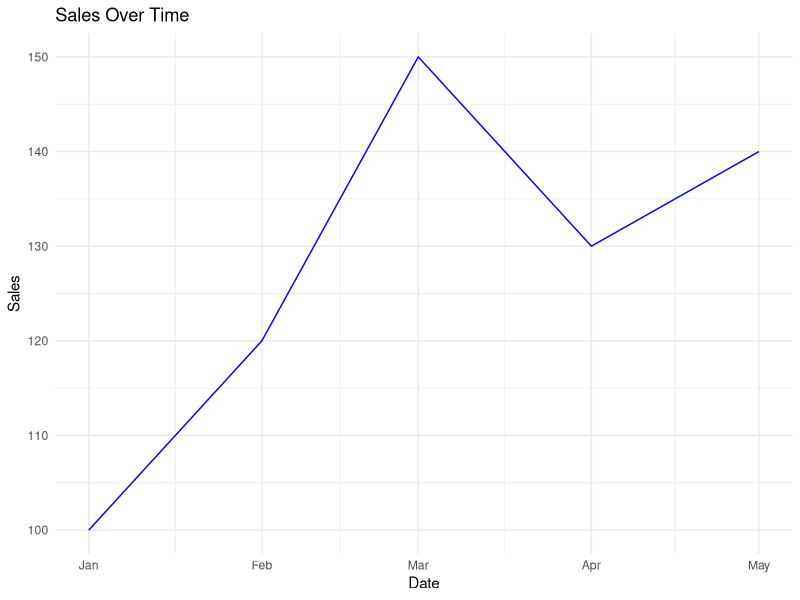
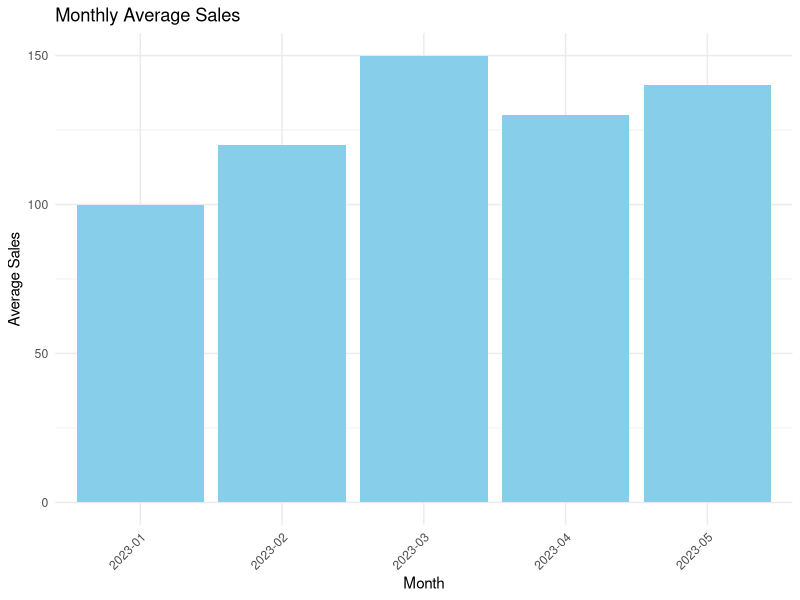

Recreate these plots in R, in order. (Note: this script raises an error after producing the figures.)
# Load necessary library
library(ggplot2)

# Create the data frame
data <- data.frame(
  Date = as.Date(c("2023-01-01", "2023-02-01", "2023-03-01", "2023-04-01", "2023-05-01")),
  Sales = c(100, 120, 150, 130, 140)
)

# Plotting using ggplot2
ggplot(data, aes(x = Date, y = Sales)) +
  geom_line(color = "blue") +
  labs(title = "Sales Over Time",
       x = "Date",
       y = "Sales") +
  theme_minimal()
# Load necessary libraries
library(ggplot2)
library(dplyr)

# Create the data frame
data <- data.frame(
  Date = as.Date(c("2023-01-01", "2023-02-01", "2023-03-01", "2023-04-01", "2023-05-01")),
  Sales = c(100, 120, 150, 130, 140)
)

# Extract month and year from Date
data <- data %>%
  mutate(Month = format(Date, "%Y-%m"))

# Calculate monthly average Sales
monthly_avg <- data %>%
  group_by(Month) %>%
  summarise(avg_sales = mean(Sales))

# Plotting using ggplot2
ggplot(monthly_avg, aes(x = Month, y = avg_sales)) +
  geom_bar(stat = "identity", fill = "skyblue") +
  labs(title = "Monthly Average Sales",
       x = "Month",
       y = "Average Sales") +
  theme_minimal() +
  theme(axis.text.x = element_text(angle = 45, hjust = 1))
# Load necessary libraries
library(ggplot2)
library(ggfortify)
library(lubridate)

# Create the time series data
sales <- data.frame(
  Date = as.Date(c("2023-01-01", "2023-02-01", "2023-03-01", "2023-04-01", "2023-05-01")),
  Sales = c(100, 120, 150, 130, 140)
)

# Convert to time series object
sales_ts <- ts(sales$Sales, frequency = 12, start = decimal_date(as.Date("2023-01-01")))

# Decompose the time series
sales_decomposed <- stl(sales_ts, s.window = "periodic")

# Plot the decomposition
autoplot(sales_decomposed) +
  labs(title = "Seasonal Decomposition of Sales",
       y = "Sales",
       subtitle = "Time Series Decomposed into Seasonal, Trend, and Residual Components")
# Load necessary libraries
library(ggplot2)
library(dplyr)

# Create the data frame
data <- data.frame(
  Date = as.Date(c("2023-01-01", "2023-02-01", "2023-03-01", "2023-04-01", "2023-05-01")),
  Sales = c(100, 120, 150, 130, 140)
)

# Create lagged variables
data <- data %>%
  mutate(Sales_lag1 = lag(Sales, 1))

# Plotting using ggplot2
ggplot(data, aes(x = Sales_lag1, y = Sales)) +
  geom_point() +
  labs(title = "Lag Plot of Sales (Autocorrelation)",
       x = "Sales (lagged by 1 month)",
       y = "Sales") +
  theme_minimal()
# Load necessary libraries
library(ggplot2)
library(zoo)

# Create the data frame
data <- data.frame(
  Date = as.Date(c("2023-01-01", "2023-02-01", "2023-03-01", "2023-04-01", "2023-05-01")),
  Sales = c(100, 120, 150, 130, 140)
)

# Plotting using ggplot2
ggplot(data, aes(x = Date, y = Sales)) +
  geom_line(color = "blue") +
  geom_smooth(method = "loess", se = FALSE, color = "red") +  # Adding smoothed line
  labs(title = "Time Series Plot of Sales with Smoothed Line",
       x = "Date",
       y = "Sales") +
  theme_minimal()
